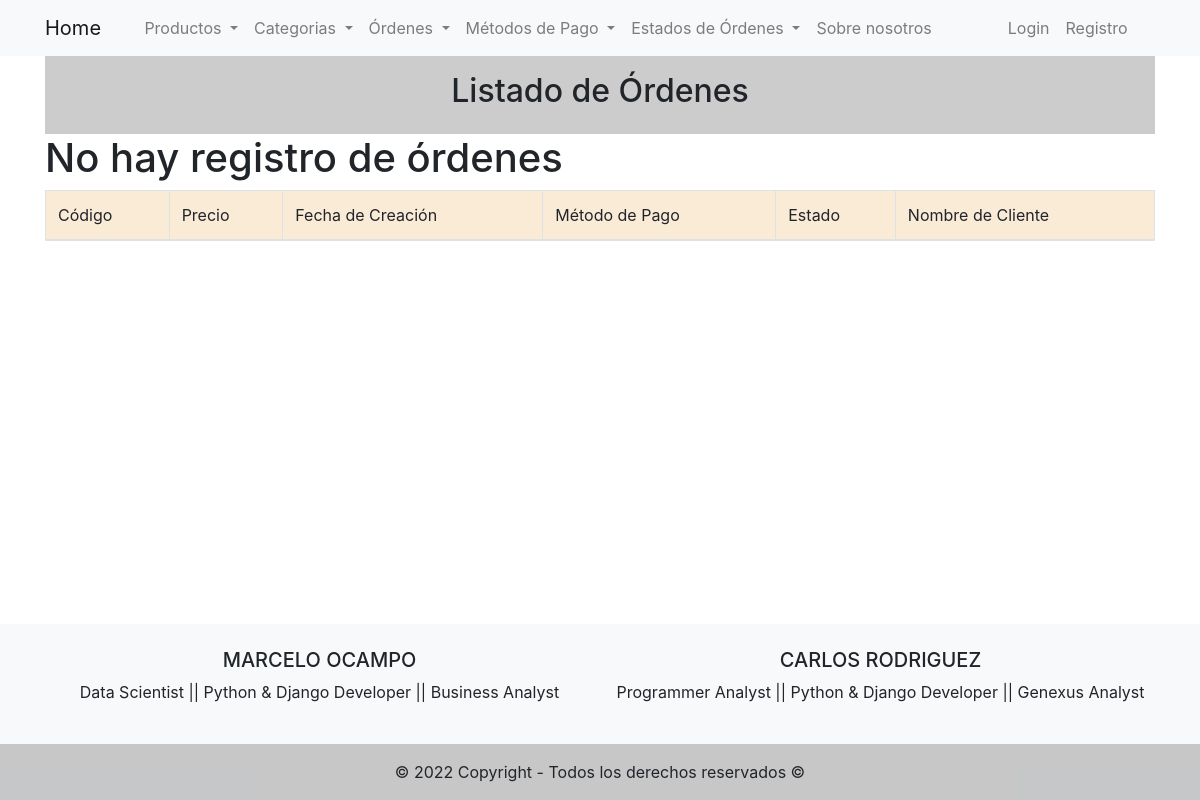
Page /orders/list-orders/ on the earlier database version.
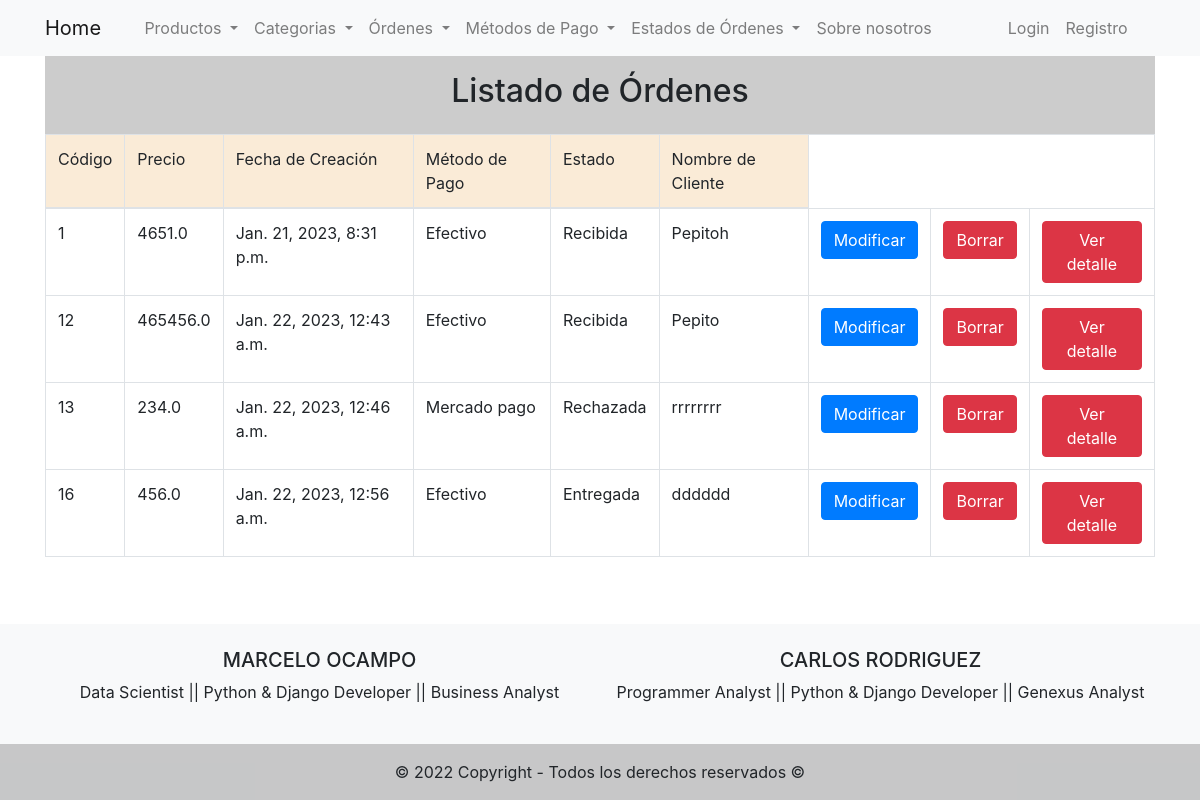
Same page on the later database version.
### orders/models.py (models this page shows, shortened)
class Orders(models.Model):
    order_code = models.IntegerField(unique=True)
    order_price = models.FloatField()
    creation_time = models.DateTimeField(auto_now_add=True)
    payment_method_short = models.ForeignKey(PaymentMethod, on_delete= models.CASCADE)
    status = models.ForeignKey(OrderStatus, on_delete= models.CASCADE)
    client_name = models.CharField(max_length=100, blank= True)

class PaymentMethod(models.Model):
    payment_method_large = models.CharField(max_length=20, unique=True)
    payment_method_short = models.CharField(max_length=3)
    def __str__(self):
        return self.payment_method_large

class OrderStatus(models.Model):
    status = models.CharField(max_length=20, unique=True)
    def __str__(self):
        return self.status

### orders/views.py (the view)
# urls.py: path('list-orders/', OrdersListView.as_view(), name='list_orders'),
class OrdersListView(ListView):
    model = Orders
    template_name = 'orders/list_orders.html'

### templates/orders/list_orders.html (shortened to what this page needs)
{% extends 'base.html' %}
{% block content %}
  <div class="text-center p-3" style="background-color: rgba(0, 0, 0, 0.2);">
    <h2>Listado de Órdenes</h2>
  </div>
  <table class="table table-bordered">
    <thead style="background-color: antiquewhite;">
      <tr>
        <td>Código</td>
        <td>Precio</td>
        <td>Fecha de Creación</td>
        <td>Método de Pago</td>
        <td>Estado</td>
        <td>Nombre de Cliente</td>
      </tr>
    </thead>
    <tbody>
      {% if object_list %}
        {% for order in object_list %}
          <tr>
            <td>{{order.order_code}}</td>
            <td>{{order.order_price}}</td>
            <td>{{order.creation_time}}</td>
            <td>{{order.payment_method_short}}</td>
            <td>{{order.status}}</td>
            <td>{{order.client_name}}</td>
            <td> <a href="/orders/update-order/{{order.id}}/" class="btn btn-primary">Modificar</a> </td>
            <td> <a href="/orders/delete-order/{{order.id}}/" class="btn btn-danger">Borrar</a> </td>
            <td> <a href="/orders/list-order-items/{{order.id}}/" class="btn btn-danger">Ver detalle</a> </td>
          </tr>
        {% endfor %}
      {% else %}
        <h1>No hay registro de órdenes</h1>
      {% endif %}
    </tbody>
  </table>
{% endblock %}

### templates/base.html (shortened to what this page needs)
<!DOCTYPE html>
<html lang="en">
<head>
    <link rel="stylesheet" href="https://cdn.jsdelivr.net/npm/bootstrap@4.6.2/dist/css/bootstrap.min.css">
</head>
<body>
    <header>
        <nav class="navbar navbar-expand-lg navbar-light bg-light">
            <div class="container">
              <a class="navbar-brand" href="/">Home</a>
              <div class="collapse navbar-collapse" id="navbarSupportedContent">
                <ul class="navbar-nav mx-auto">
                  <li class="nav-item dropdown">
                    <a class="nav-link dropdown-toggle" href="#" id="navbarDropdownMenuLink" data-toggle="dropdown" aria-haspopup="true" aria-expanded="false">
                      Productos
                    </a>
                  </li>
                  <li class="nav-item dropdown">
                    <a class="nav-link dropdown-toggle" href="#" id="navbarDropdownMenuLink" data-toggle="dropdown" aria-haspopup="true" aria-expanded="false">
                      Categorias
                    </a>
                  </li>
                  <li class="nav-item dropdown">
                    <a class="nav-link dropdown-toggle" href="#" id="navbarDropdownMenuLink" data-toggle="dropdown" aria-haspopup="true" aria-expanded="false">
                      Órdenes
                    </a>
                  </li>
                  <li class="nav-item dropdown">
                      <a class="nav-link dropdown-toggle" href="#" id="navbarDropdownMenuLink" data-toggle="dropdown" aria-haspopup="true" aria-expanded="false">
                        Métodos de Pago
                      </a>
                  </li>
                  <li class="nav-item dropdown">
                    <a class="nav-link dropdown-toggle" href="#" id="navbarDropdownMenuLink" data-toggle="dropdown" aria-haspopup="true" aria-expanded="false">
                      Estados de Órdenes
                    </a>
                  </li>
                  <li class="nav-item">
                    <a class="nav-link" href="/about-us/">Sobre nosotros</a>
                  </li>
                  {% if request.user.is_autenticated %}
                  <li class="nav-item">
                    <a class="nav-link" href="#">Logout</a>
                  </li>
                  {% else %}
                  <li class="nav-item" style= "margin-left: 60px;">
                    <a class="nav-link" href="/users/login/">Login</a>
                  </li>
                  <li class="nav-item">
                    <a class="nav-link" href="#">Registro</a>
                  </li>
                  {% endif %}
                </ul>
              </div>
            </div>
          </nav>
    </header>
    <div>
      <div class="container">
        {% block content %}
        {% endblock  %}
      </div>
    </div>
<footer class="bg-light text-center text-lg-start">
  <div class="container p-4">
    <div class="row">
      <div class="col-lg-6 col-md-12 mb-4 mb-md-0">
        <h5 class="text-uppercase">Marcelo Ocampo</h5>
        <p>
          Data Scientist || Python & Django Developer  || Business Analyst
        </p>
      </div>
      <div class="col-lg-6 col-md-12 mb-4 mb-md-0">
        <h5 class="text-uppercase">Carlos Rodriguez</h5>
        <p>
          Programmer Analyst || Python & Django Developer || Genexus Analyst
        </p>
      </div>
    </div>
  </div>
  <div class="text-center p-3" style="background-color: rgba(0, 0, 0, 0.2);">
    © 2022 Copyright - Todos los derechos reservados ©
  </div>
</footer>
</body>
</html>

### templates/base.html (style rules this page uses)
html { width: 100%; height: 100%; margin: 0; }
footer { position: absolute; bottom: 0; width: 100%; }

Differences in the rows shown:
added Orders: order_code "1", order_price "4651.0", creation_time "Jan. 21, 2023, 8:31 p.m.", payment_method_short "Efectivo", status "Recibida", client_name "Pepitoh"
added Orders: order_code "12", order_price "465456.0", creation_time "Jan. 22, 2023, 12:43 a.m.", payment_method_short "Efectivo", status "Recibida", client_name "Pepito"
added Orders: order_code "13", order_price "234.0", creation_time "Jan. 22, 2023, 12:46 a.m.", payment_method_short "Mercado pago", status "Rechazada", client_name "rrrrrrrr"
added Orders: order_code "16", order_price "456.0", creation_time "Jan. 22, 2023, 12:56 a.m.", payment_method_short "Efectivo", status "Entregada", client_name "dddddd"
Other differences:
text no longer shown: "No hay registro de órdenes"
